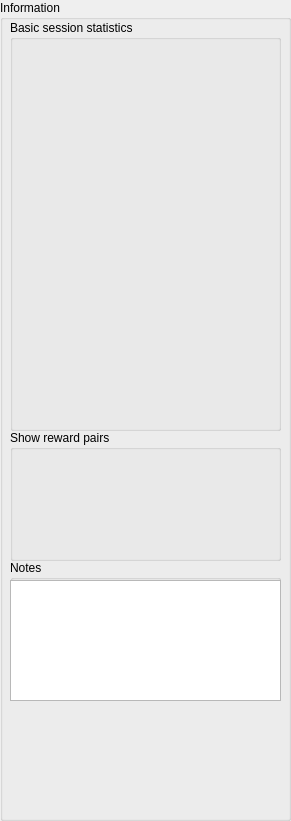
   <widget class="QGroupBox" name="infor">
    <property name="geometry">
     <rect>
      <x>1230</x>
      <y>120</y>
      <width>291</width>
      <height>821</height>
     </rect>
    </property>
    <property name="sizePolicy">
     <sizepolicy hsizetype="Expanding" vsizetype="Expanding">
      <horstretch>0</horstretch>
      <verstretch>0</verstretch>
     </sizepolicy>
    </property>
    <property name="title">
     <string>Information</string>
    </property>
    <widget class="QGroupBox" name="ShowReward">
     <property name="geometry">
      <rect>
       <x>10</x>
       <y>430</y>
       <width>271</width>
       <height>131</height>
      </rect>
     </property>
     <property name="sizePolicy">
      <sizepolicy hsizetype="Expanding" vsizetype="Expanding">
       <horstretch>0</horstretch>
       <verstretch>0</verstretch>
      </sizepolicy>
     </property>
     <property name="title">
      <string>Show reward pairs</string>
     </property>
     <widget class="QLabel" name="ShowRewardPairs">
      <property name="enabled">
       <bool>true</bool>
      </property>
      <property name="geometry">
       <rect>
        <x>10</x>
        <y>20</y>
        <width>251</width>
        <height>101</height>
       </rect>
      </property>
      <property name="sizePolicy">
       <sizepolicy hsizetype="Expanding" vsizetype="Expanding">
        <horstretch>0</horstretch>
        <verstretch>0</verstretch>
       </sizepolicy>
      </property>
      <property name="text">
       <string/>
      </property>
      <property name="textFormat">
       <enum>Qt::PlainText</enum>
      </property>
      <property name="scaledContents">
       <bool>true</bool>
      </property>
      <property name="alignment">
       <set>Qt::AlignLeading|Qt::AlignLeft|Qt::AlignTop</set>
      </property>
      <property name="wordWrap">
       <bool>true</bool>
      </property>
     </widget>
    </widget>
    <widget class="QGroupBox" name="Notes">
     <property name="geometry">
      <rect>
       <x>10</x>
       <y>560</y>
       <width>271</width>
       <height>141</height>
      </rect>
     </property>
     <property name="sizePolicy">
      <sizepolicy hsizetype="Expanding" vsizetype="Expanding">
       <horstretch>0</horstretch>
       <verstretch>0</verstretch>
      </sizepolicy>
     </property>
     <property name="title">
      <string>Notes</string>
     </property>
     <widget class="QTextEdit" name="ShowNotes">
      <property name="geometry">
       <rect>
        <x>0</x>
        <y>20</y>
        <width>271</width>
        <height>121</height>
       </rect>
      </property>
      <property name="sizePolicy">
       <sizepolicy hsizetype="Expanding" vsizetype="Expanding">
        <horstretch>0</horstretch>
        <verstretch>0</verstretch>
       </sizepolicy>
      </property>
      <property name="autoFormatting">
       <set>QTextEdit::AutoNone</set>
      </property>
      <property name="lineWrapMode">
       <enum>QTextEdit::WidgetWidth</enum>
      </property>
     </widget>
    </widget>
    <widget class="QGroupBox" name="Basic">
     <property name="geometry">
      <rect>
       <x>10</x>
       <y>20</y>
       <width>271</width>
       <height>411</height>
      </rect>
     </property>
     <property name="sizePolicy">
      <sizepolicy hsizetype="Expanding" vsizetype="Expanding">
       <horstretch>0</horstretch>
       <verstretch>0</verstretch>
      </sizepolicy>
     </property>
     <property name="title">
      <string>Basic session statistics</string>
     </property>
     <widget class="QLabel" name="ShowBasic">
      <property name="enabled">
       <bool>true</bool>
      </property>
      <property name="geometry">
       <rect>
        <x>10</x>
        <y>20</y>
        <width>251</width>
        <height>391</height>
       </rect>
      </property>
      <property name="sizePolicy">
       <sizepolicy hsizetype="Expanding" vsizetype="Expanding">
        <horstretch>0</horstretch>
        <verstretch>0</verstretch>
       </sizepolicy>
      </property>
      <property name="text">
       <string/>
      </property>
      <property name="textFormat">
       <enum>Qt::PlainText</enum>
      </property>
      <property name="scaledContents">
       <bool>true</bool>
      </property>
      <property name="alignment">
       <set>Qt::AlignLeading|Qt::AlignLeft|Qt::AlignTop</set>
      </property>
      <property name="wordWrap">
       <bool>true</bool>
      </property>
     </widget>
    </widget>
   </widget>
